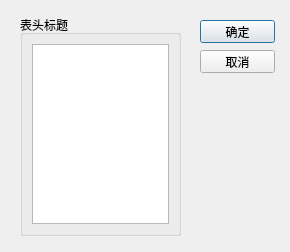
<?xml version="1.0" encoding="UTF-8"?>
<ui version="4.0">
 <class>HeaderDialog</class>
 <widget class="QDialog" name="HeaderDialog">
  <property name="geometry">
   <rect>
    <x>0</x>
    <y>0</y>
    <width>290</width>
    <height>252</height>
   </rect>
  </property>
  <property name="windowTitle">
   <string>设置表头标题</string>
  </property>
  <widget class="QGroupBox" name="groupBox">
   <property name="geometry">
    <rect>
     <x>20</x>
     <y>15</y>
     <width>161</width>
     <height>221</height>
    </rect>
   </property>
   <property name="title">
    <string>表头标题</string>
   </property>
   <layout class="QHBoxLayout" name="horizontalLayout">
    <item>
     <widget class="QListView" name="listView"/>
    </item>
   </layout>
  </widget>
  <widget class="QPushButton" name="btnOk">
   <property name="geometry">
    <rect>
     <x>200</x>
     <y>20</y>
     <width>75</width>
     <height>23</height>
    </rect>
   </property>
   <property name="text">
    <string>确定</string>
   </property>
  </widget>
  <widget class="QPushButton" name="btnCancel">
   <property name="geometry">
    <rect>
     <x>200</x>
     <y>50</y>
     <width>75</width>
     <height>23</height>
    </rect>
   </property>
   <property name="text">
    <string>取消</string>
   </property>
  </widget>
 </widget>
 <resources/>
 <connections>
  <connection>
   <sender>btnOk</sender>
   <signal>clicked()</signal>
   <receiver>HeaderDialog</receiver>
   <slot>accept()</slot>
   <hints>
    <hint type="sourcelabel">
     <x>237</x>
     <y>31</y>
    </hint>
    <hint type="destinationlabel">
     <x>144</x>
     <y>125</y>
    </hint>
   </hints>
  </connection>
  <connection>
   <sender>btnCancel</sender>
   <signal>clicked()</signal>
   <receiver>HeaderDialog</receiver>
   <slot>reject()</slot>
   <hints>
    <hint type="sourcelabel">
     <x>237</x>
     <y>61</y>
    </hint>
    <hint type="destinationlabel">
     <x>144</x>
     <y>125</y>
    </hint>
   </hints>
  </connection>
 </connections>
</ui>
